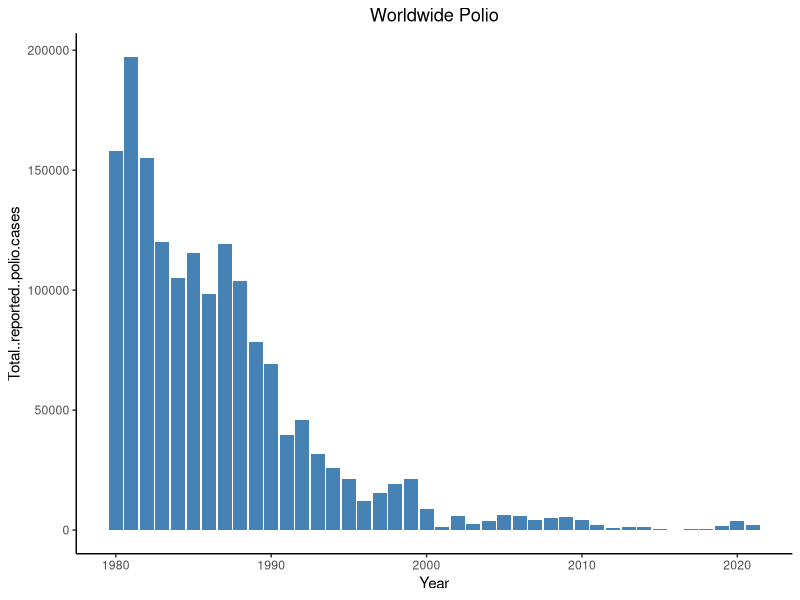
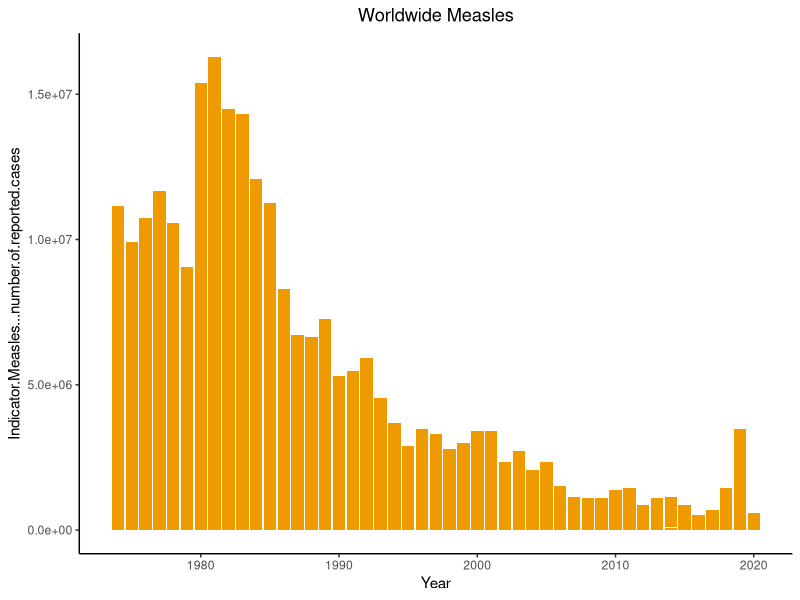
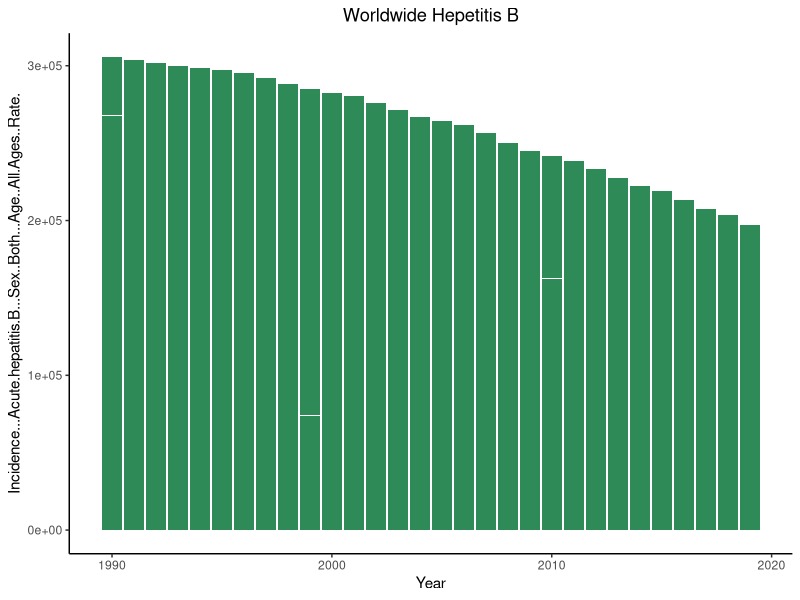
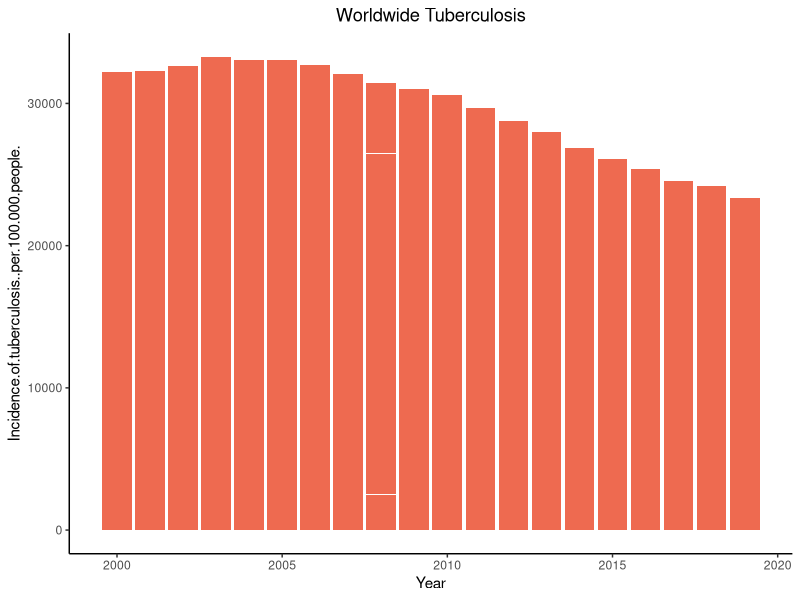
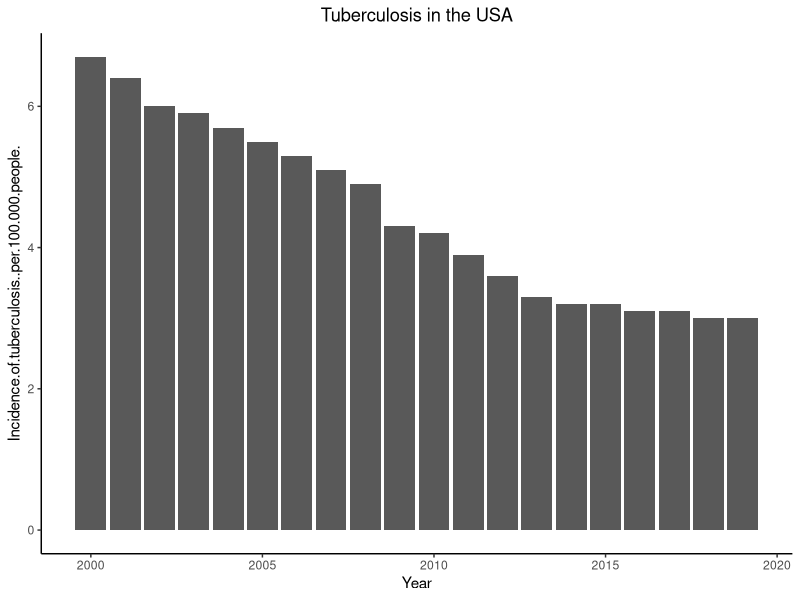
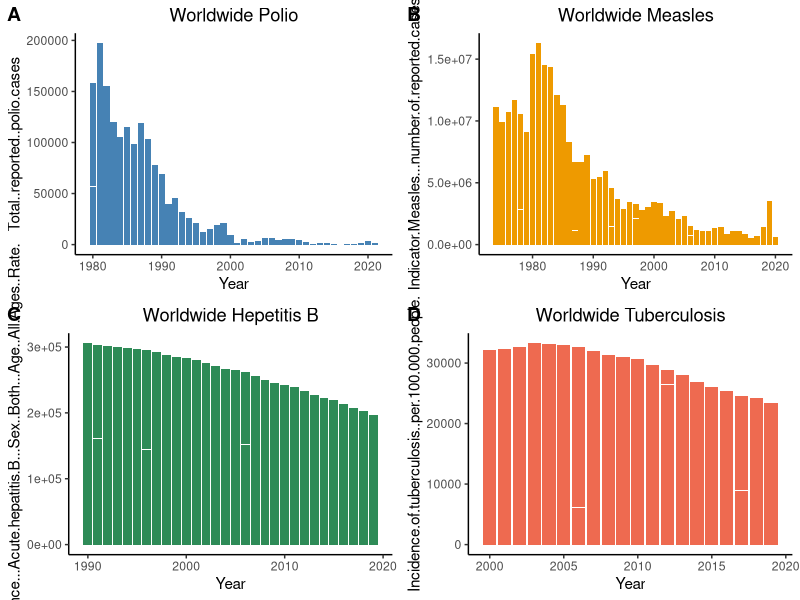

These charts were generated, in order, by the following R code:
library(tidyverse)
library(cowplot)

################################################################################
################################     Polio     #################################
################################################################################
polio <- read.csv("the-number-of-reported-paralytic-polio-cases.csv")
head(polio)

# worldwide incidence per year
p1 <- ggplot(polio, aes(x=Year, y=Total..reported..polio.cases)) +
  geom_bar(stat = "identity", fill = "steelblue") +
  ggtitle("Worldwide Polio") +
  theme_classic() +
  theme(plot.title = element_text(hjust = 0.5))
p1




################################################################################
###############################     Measles     ################################
################################################################################
measles <- read.csv("reported-cases-of-measles.csv")
head(measles)

# worldwide incidence per year
p2 <- ggplot(measles, aes(x=Year, y=Indicator.Measles...number.of.reported.cases)) +
  geom_bar(stat = "identity", fill = "orange2") +
  ggtitle("Worldwide Measles") +
  theme_classic() +
  theme(plot.title = element_text(hjust = 0.5))
p2





################################################################################
################################     Hep B     #################################
################################################################################
hepb <- read.csv("hepatitis-b-incidence-sdgs.csv")
head(hepb)

# worldwide incidence per year
p3 <- ggplot(hepb, aes(x=Year, y=Incidence...Acute.hepatitis.B...Sex..Both...Age..All.Ages..Rate.)) +
  geom_bar(stat = "identity", fill = "seagreen") +
  ggtitle("Worldwide Hepetitis B") +
  theme_classic() +
  theme(plot.title = element_text(hjust = 0.5))
p3



################################################################################
############################     Tuberculosis     ##############################
################################################################################
tuberc <- read.csv("incidence-of-tuberculosis-sdgs.csv")
head(tuberc)

# worldwide incidence per year
p4 <- ggplot(tuberc, aes(x=Year, y=Incidence.of.tuberculosis..per.100.000.people.)) +
  geom_bar(stat = "identity", fill = "coral2") +
  ggtitle("Worldwide Tuberculosis") +
  theme_classic() +
  theme(plot.title = element_text(hjust = 0.5))
p4

# USA
tuberc %>% 
  filter(Code == "USA") %>%
  ggplot(aes(x=Year, y=Incidence.of.tuberculosis..per.100.000.people.)) +
  geom_bar(stat = "identity") +
  ggtitle("Tuberculosis in the USA") +
  theme_classic() +
  theme(plot.title = element_text(hjust = 0.5))
  


################################################################################
###########################     Plot all together    ###########################
################################################################################
plot_grid(p1, p2, p3, p4, labels = c("A", "B", "C", "D"), ncol = 2, nrow = 2)


